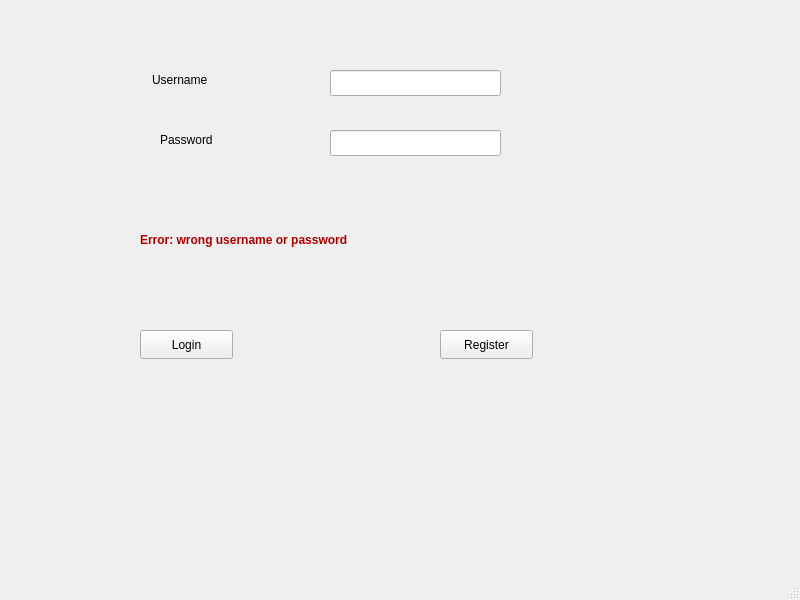
<?xml version="1.0" encoding="UTF-8"?>
<ui version="4.0">
 <class>LoginWindow</class>
 <widget class="QMainWindow" name="LoginWindow">
  <property name="geometry">
   <rect>
    <x>0</x>
    <y>0</y>
    <width>800</width>
    <height>600</height>
   </rect>
  </property>
  <property name="windowTitle">
   <string>LoginWindow</string>
  </property>
  <widget class="QWidget" name="centralwidget">
   <widget class="QLabel" name="labelUsername">
    <property name="geometry">
     <rect>
      <x>152</x>
      <y>70</y>
      <width>71</width>
      <height>20</height>
     </rect>
    </property>
    <property name="text">
     <string>Username</string>
    </property>
   </widget>
   <widget class="QLabel" name="labelPassword">
    <property name="geometry">
     <rect>
      <x>160</x>
      <y>130</y>
      <width>63</width>
      <height>20</height>
     </rect>
    </property>
    <property name="text">
     <string>Password</string>
    </property>
   </widget>
   <widget class="QPushButton" name="pushButtonLogin">
    <property name="geometry">
     <rect>
      <x>140</x>
      <y>330</y>
      <width>93</width>
      <height>29</height>
     </rect>
    </property>
    <property name="text">
     <string>Login</string>
    </property>
   </widget>
   <widget class="QPushButton" name="pushButtonRegister">
    <property name="geometry">
     <rect>
      <x>440</x>
      <y>330</y>
      <width>93</width>
      <height>29</height>
     </rect>
    </property>
    <property name="text">
     <string>Register</string>
    </property>
   </widget>
   <widget class="QLineEdit" name="lineEditUsername">
    <property name="geometry">
     <rect>
      <x>330</x>
      <y>70</y>
      <width>171</width>
      <height>26</height>
     </rect>
    </property>
   </widget>
   <widget class="QLineEdit" name="lineEditPassword">
    <property name="geometry">
     <rect>
      <x>330</x>
      <y>130</y>
      <width>171</width>
      <height>26</height>
     </rect>
    </property>
   </widget>
   <widget class="QLabel" name="labelError">
    <property name="geometry">
     <rect>
      <x>140</x>
      <y>230</y>
      <width>301</width>
      <height>20</height>
     </rect>
    </property>
    <property name="text">
     <string>&lt;html&gt;&lt;head/&gt;&lt;body&gt;&lt;p&gt;&lt;span style=&quot; font-weight:700; color:#aa0000;&quot;&gt;Error: wrong username or password &lt;/span&gt;&lt;/p&gt;&lt;/body&gt;&lt;/html&gt;</string>
    </property>
   </widget>
  </widget>
  <widget class="QMenuBar" name="menubar">
   <property name="geometry">
    <rect>
     <x>0</x>
     <y>0</y>
     <width>800</width>
     <height>26</height>
    </rect>
   </property>
  </widget>
  <widget class="QStatusBar" name="statusbar"/>
 </widget>
 <resources/>
 <connections/>
</ui>
